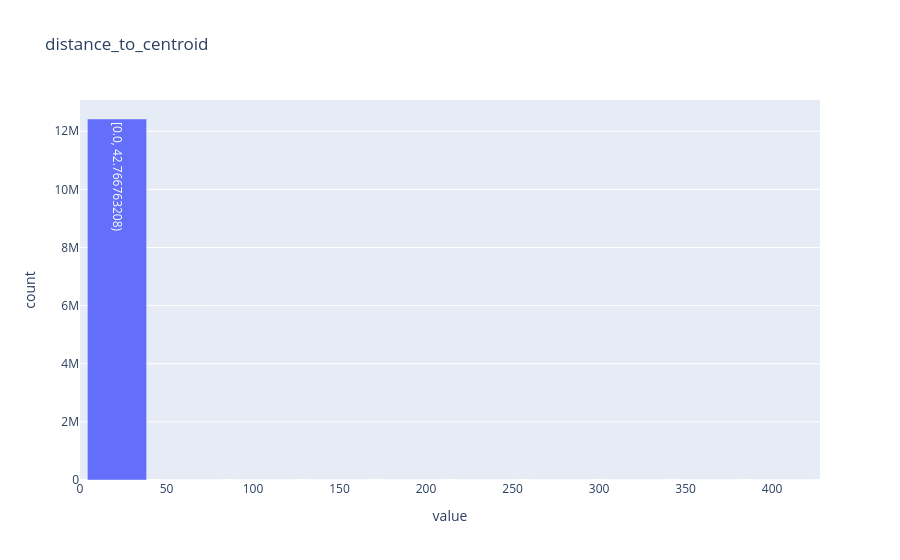
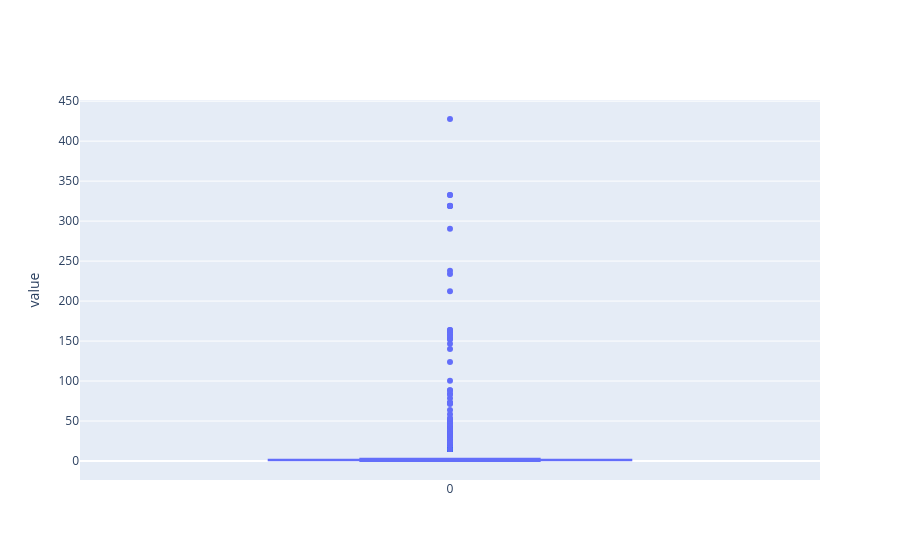

The notebook cell these images were saved under, in order:
### Markdown cell above
Analyze the distances to find threshold

### Code cell
clustered_data.plot.hist(
    column="distance_to_centroid", title="distance_to_centroid"
).show()
clustered_data.plot.box(column="distance_to_centroid").show()

### Figure 1 — Plotly figure (JSON) as saved in the notebook; plotly's stock layout.template omitted (floating-point values rounded to 4 significant figures)
{"data": [{"hovertemplate": "variable=distance_to_centroid<br>value=%{text}<br>count=%{y}", "name": "distance_to_centroid", "text": ["[0.0, 42.766763208)", "[42.766763208, 85.533526416)", "[85.533526416, 128.300289625)", "[128.300289625, 171.067052833)", "[171.067052833, 213.833816041)", "[213.833816041, 256.600579249)", "[256.600579249, 299.367342457)", "[299.367342457, 342.134105666)", "[342.134105666, 384.900868874)", "[384.900868874, 427.667632082]"], "type": "bar", "x": [21.38, 64.15, 106.9, 149.7, 192.5, 235.2, 278.0, 320.8, 363.5, 406.3], "y": [12421424, 35, 4, 11, 1, 2, 1, 6, 0, 1]}], "layout": {"barmode": "stack", "title": {"text": "distance_to_centroid"}, "xaxis": {"title": {"text": "value"}}, "yaxis": {"title": {"text": "count"}}}}

### Figure 2 — Plotly figure (JSON) as saved in the notebook; plotly's stock layout.template omitted (floating-point values rounded to 4 significant figures; data arrays with more than 128 entries replaced by an {"elided": "..."} marker saying what was removed)
{"data": [{"boxpoints": "suspectedoutliers", "lowerfence": [0], "mean": [1.379], "median": [1.122], "name": "distance_to_centroid", "notched": false, "q1": [0.8413], "q3": [1.592], "type": "box", "upperfence": [2.718], "x": [0], "y": {"elided": "1x1001 float values"}}], "layout": {"yaxis": {"title": {"text": "value"}}}}
